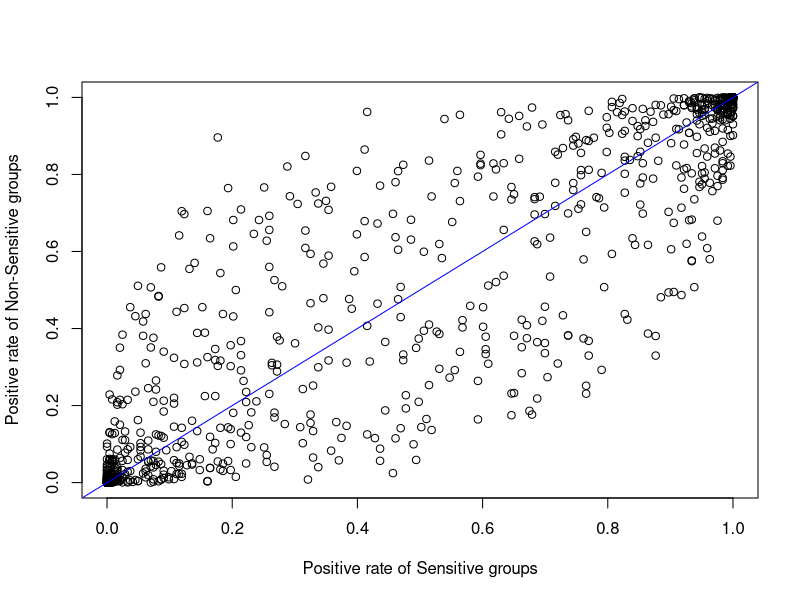
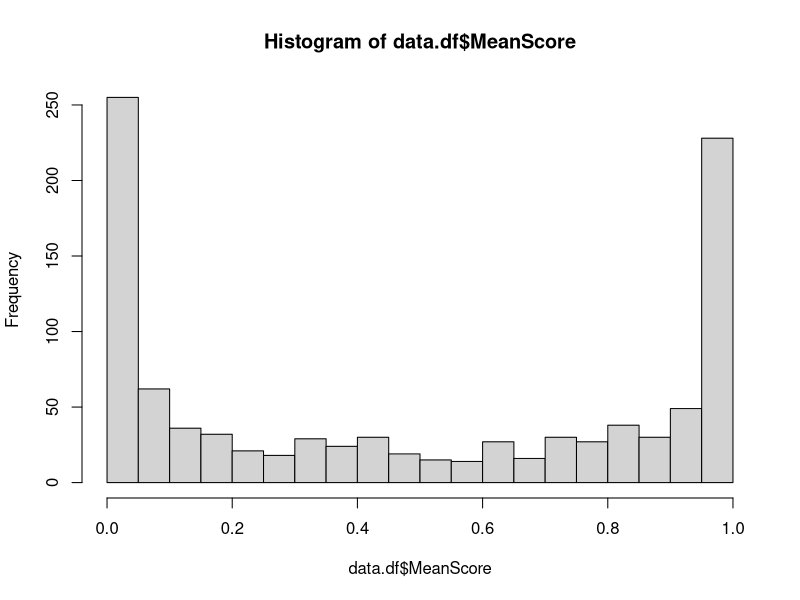
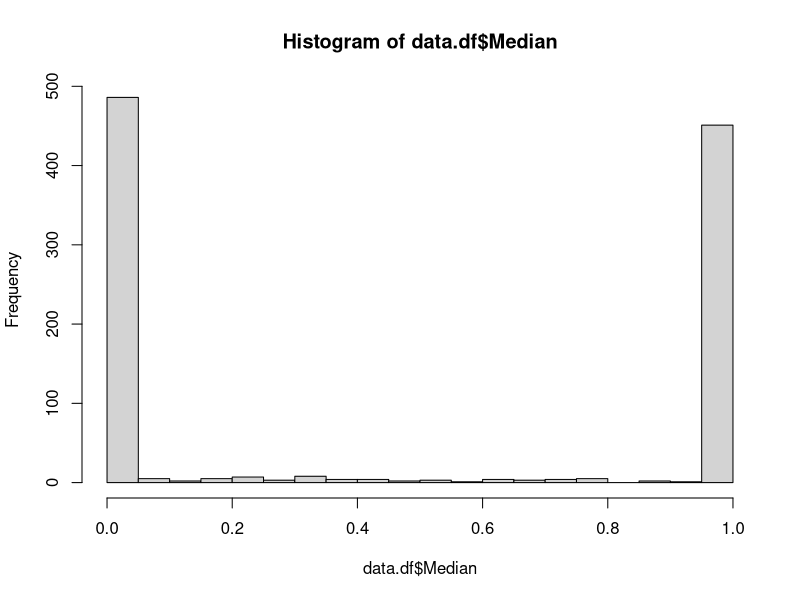
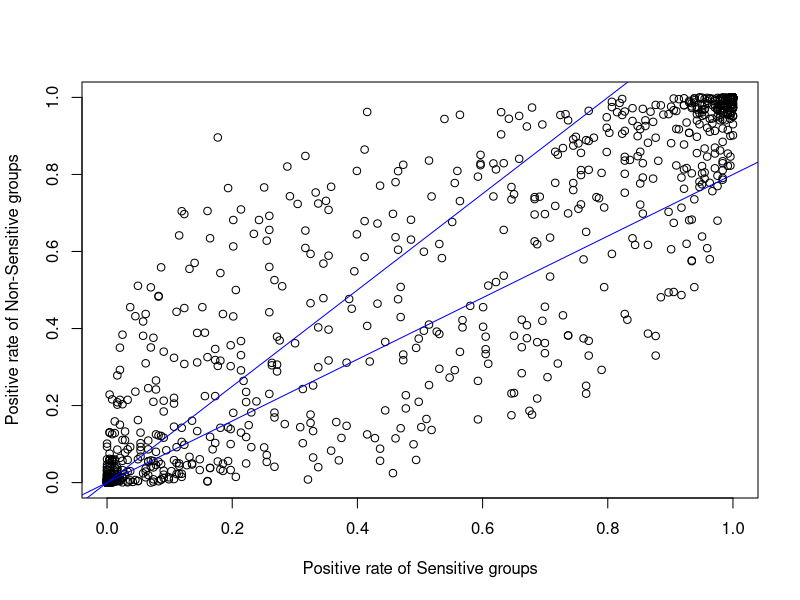
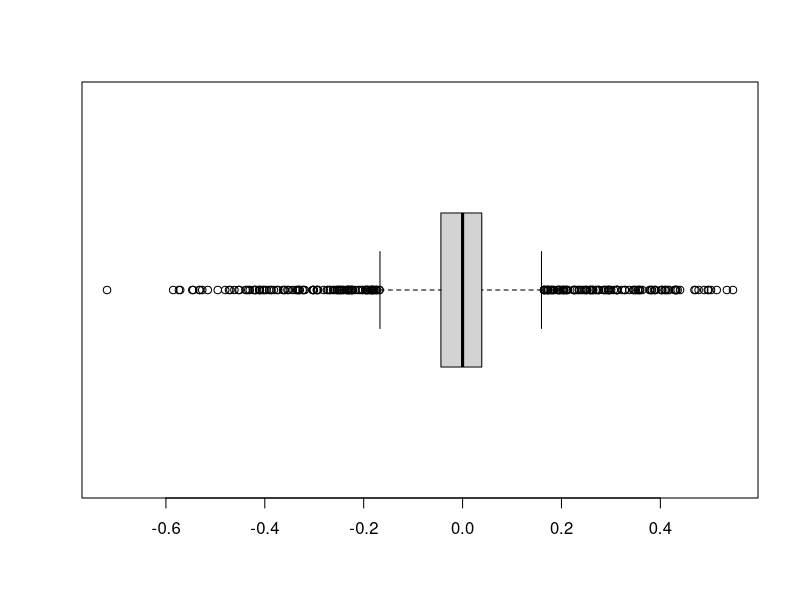
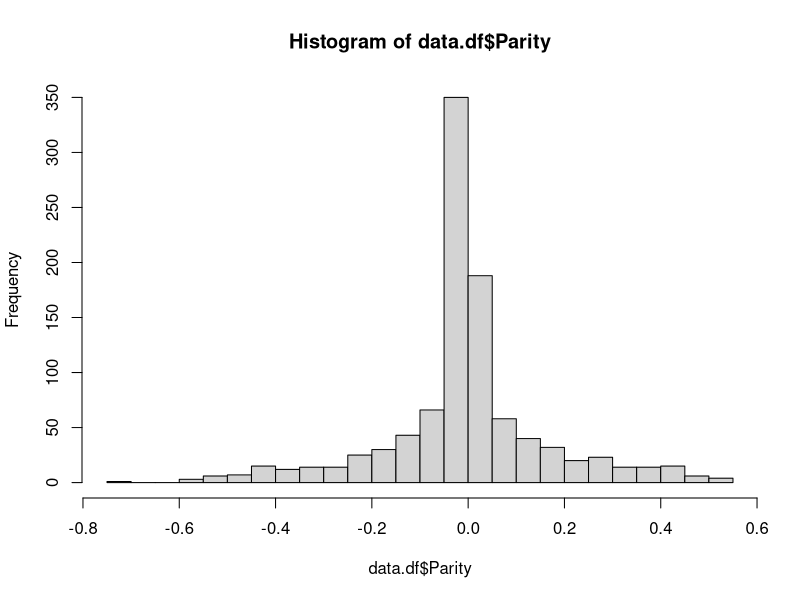

These figures' R source, in order:
## ---- chunk 1
getwd()
## ---- chunk 2
data.df <- read.csv("testStats.csv")
head(data)
## ---- chunk 3
with(data.df, plot(PgNS~PgS, ylab= "Positive rate of Non-Sensitive groups", xlab="Positive rate of Sensitive groups"))
abline(0,1, col="Blue")
## ---- chunk 4
hist(data.df$MeanScore, breaks = 20)
hist(data.df$Median, breaks = 20)
## ---- chunk 5
with(data.df, plot(PgNS~PgS, ylab= "Positive rate of Non-Sensitive groups", xlab="Positive rate of Sensitive groups"))
abline(0,1.25,col="Blue")
abline(0,0.8, col="Blue")
## ---- chunk 6
boxplot(data.df$Parity, horizontal=TRUE)
hist(data.df$Parity, breaks=20)
